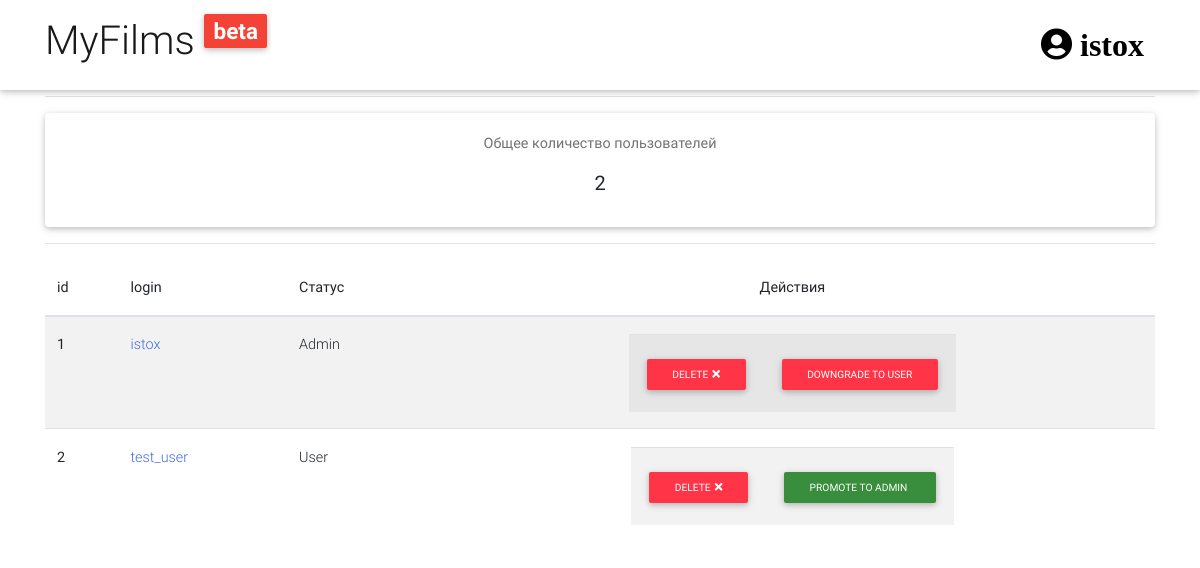
Screenshot of /users_list (signed in) with the database file from the repository.
### database.py (models this page shows, shortened)
class User(db.Model):
    id = db.Column(db.Integer, primary_key=True)
    login = db.Column(db.String(20), unique=True, nullable=False)
    password = db.Column(db.String(50), unique=False, nullable=False)
    films = db.Column(db.String(50), unique=False, nullable=True)
    admin = db.Column(db.Boolean, unique=False, nullable=False)
    open = db.Column(db.Integer, unique=False, nullable=False)

### flask_app.py (the view, shortened to what this page needs)
@app.route('/users_list', methods=["GET", "POST"])
def users_list():
    if session["admin"]:
        if request.method == "GET":
            users = User.query.all()
            return render_template("users_list.html", len_users=len(users), user_list=users, footer=1)
    else:
        return render_template("error_404.html", title=": Страница не найдена", fixed_footer=True)

### templates/users_list.html
{% extends "base.html" %}
{% block content %}
    <main>
        <div class="container pt-5">
                <div class="col-1-3 mt-5">
                        <hr>
                          <center>
                            <div class="card">
                              <div class="card-body">
                                <p class="card-text">Общее количество пользователей</p>
                                <h5 class="card-title">{{ len_users }}</h5>
                              </div>
                            </div>
                          </center>
                        <hr>
                        <table class="table table-striped">
                                <thead>
                                  <tr>
                                    <th scope="col">id</th>
                                    <th scope="col">login</th>
                                    <th scope="col">Статус</th>
                                    <th scope="col"><center>Действия</center></th>
                                  </tr>
                                </thead>
                                <tbody>
                                    {% for user in user_list %}
                                        <tr>
                                            <th scope="row">{{ user.id }}</th>
                                            <td><a href="/user/id{{ user.id }}" style="color: royalblue;">{{ user.login }}</a></td>
                                            <td>{% if user.admin %} Admin {% else %} User {% endif %}</td>
                                            <td>
                                                <center>
                                                    <table>
                                                        <tbody>
                                                            <td>
                                                                <form method="post">
                                                                    <button type="submit" name="del" value="{{ user.id }}" class="btn btn-danger btn-sm waves-effect waves-light">
                                                                        Delete<i class="fas fa-times ml-1"></i>
                                                                    </button>
                                                                </form>
                                                            </td>
                                                            <td>
                                                                <form method="post">
                                                                    {% if not user.admin %}
                                                                        <button type="button submit" name="admin" value="up{{ user.id }}" class="btn btn-dark-green btn-sm waves-effect waves-light">promote to admin </button>
                                                                    {% else %}
                                                                        <button type="button submit" name="admin" value="dn{{ user.id }}" class="btn btn-danger btn-sm waves-effect waves-light">downgrade to user</button>
                                                                    {% endif %}
                                                                </form>
                                                            </td>
                                                        </tbody>
                                                    </table>
                                                </center>
                                            </td>
                                        </tr>
                                    {% endfor %}
                                </tbody>
                              </table>
                </div>
        </div>
    </main>
{% endblock %}

### templates/base.html (shortened to what this page needs)
<!DOCTYPE html>
<html lang="en">
<head>
  <link rel="stylesheet" href="https://use.fontawesome.com/releases/v5.7.0/css/all.css">
  <link href="{{ url_for("static", filename="css/bootstrap.min.css") }}" rel="stylesheet">
  <link href="{{ url_for("static", filename="css/mdb.min.css") }}" rel="stylesheet">
  <link href="{{ url_for("static", filename="css/style.css") }}" rel="stylesheet">
</head>
<body>
  <nav class="navbar fixed-top navbar-expand-lg navbar-light white scrolling-navbar">
    <div class="container">
      <a href="/" class="navbar-brand waves-effect" >
        <h1>MyFilms
            <sup>
                <span class="badge red z-depth-1 mr-1">beta</span>
            </sup>
        </h1>
      </a>
      <div class="collapse navbar-collapse" id="navbarContent">
        <ul class="navbar-nav nav-flex-icons">
          <li class="nav-item">
            {% if "username" in session %}
              <div>
                <a href="/user/id{{ session['user_id'] }}" class="nav-link waves-effect">
                  <i class="fas fa-user-circle fa-2x"><strong> {{session['username']}}</strong></i>
                </a>
              </div>
            {% else %}
              <a href="/login" class="nav-link waves-effect">
                <strong>Вход</strong>
              </a>
            {% endif %}
          </li>
        </ul>
      </div>
    </div>
  </nav>
    {% block content %}{% endblock %}
</body>
</html>

### static/css/style.css (style rules this page uses)
html, body, .view { height: 100%; }
html { height: 100%; }
body { position: relative; min-height: 100%; }

### templates/base.html (style rules this page uses)
html, body, header, .carousel { height: 60vh; }

### rows the page displays
User: username "istox", id "1", login "istox", admin "Admin"
User: id "2", login "test_user", admin "User"

### other values shown
{{ len_users }} "2"
